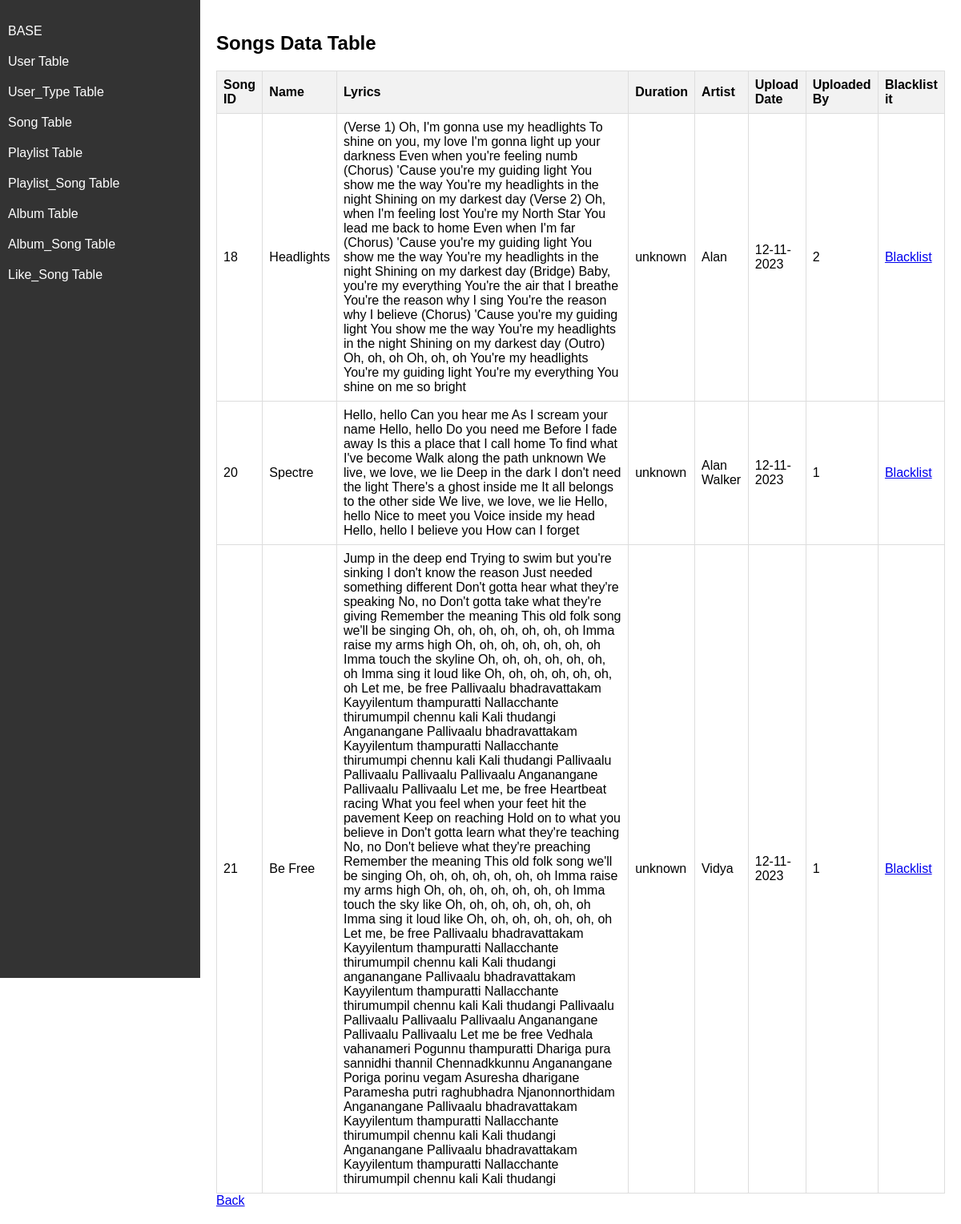
The page /admin/song on the database its author committed.
### music.py (models this page shows)
class Song(db.Model):
	__tablename__ = "song"
	song_id = db.Column(db.Integer , primary_key = True , autoincrement = True )
	name = db.Column(db.String , nullable = False )
	lyrics = db.Column(db.String)
	song_file = db.Column(db.String,nullable = False)
	duration = db.Column(db.String)
	artist = db.Column(db.String , nullable = False)
	upload_date = db.Column(db.String,nullable=False)
	uploaded_by = db.Column(db.Integer, db.ForeignKey("user.user_id"), nullable = False)

### music.py (the view)
@app.route("/admin/song")
def admin_song():
	song =  Song.query.all()
	return render_template("admin_song.html",songs=song)

### templates/admin_song.html (shortened to what this page needs)
<!DOCTYPE html>
<html lang="en">
<head>
</head>
<body>
    <div id="sidebar">
        <a href="/admin" > BASE </a>
        <a href="/admin/user" > User Table </a>
        <a href="/admin/user_type" > User_Type Table </a>
        <a href="/admin/song" > Song Table </a>
        <a href="/admin/playlist"> Playlist Table </a>
        <a href="/admin/playlist_song"> Playlist_Song Table </a>
        <a href="/admin/album"> Album Table </a>
        <a href="/admin/album_song"> Album_Song Table </a>
        <a href="/admin/like_song"> Like_Song Table </a>
    </div>
    <div id="content">
        <h2>Songs Data Table</h2>
        <table>
            <thead>
                <tr>
                    <th>Song ID</th>
                    <th>Name</th>
                    <th> Lyrics </th>
                    <th>Duration</th>
                    <th>Artist</th>
                    <th>Upload Date </th>
                    <th> Uploaded By </th>
                    <th> Blacklist it </th>
                </tr>
            </thead>
            <tbody>
                {% for song in songs%}
                <tr>
                    <td>{{ song.song_id }}</td>
                    <td>{{ song.name }}</td>
                    <td>{{ song.lyrics }}</td>
                    <td>{{ song.duration }}</td>
                    <td> {{ song.artist }} </td>
                    <td> {{ song.upload_date }} </td>
                    <td> {{ song.uploaded_by }} </td>
                    <td><a href="/admin/black_song/{{ song.song_id }}"> Blacklist </a></td>
                </tr>
                {% endfor %}
            </tbody>
        </table>
        <a href="/admin"> Back </a>
    </div>
</body>
</html>

### templates/admin_song.html (style rules this page uses)
body { font-family: Arial, sans-serif; margin: 0; padding: 0; display: flex; }
#sidebar { width: 250px; height: 150vh; background-color: #333; color: #fff; padding-top: 20px; }
#sidebar a { text-decoration: none; color: #fff; padding: 10px; display: block; transition: background-color 0.3s; }
#content { flex: 1; padding: 20px; }
table { border-collapse: collapse; width: 100%; }
th, td { border: 1px solid #dddddd; text-align: left; padding: 8px; }
th { background-color: #f2f2f2; }

### rows shown on the page
Song: song_id "18", name "Headlights", lyrics "(Verse 1) Oh, I'm gonna use my headlights To shine on you, my love I'm gonna light up your darkness Even when you're feeling numb (Chorus) 'Cause you're my guiding light You show me the way You're my headlights in the night Shining on my darkest day (Verse 2) Oh, when I'm feeling lost You're my North Star You lead me back to home Even when I'm far (Chorus) 'Cause you're my guiding light You show me the way You're my headlights in the night Shining on my darkest day (Bridge) Baby, you're my everything You're the air that I breathe You're the reason why I sing You're the reason why I believe (Chorus) 'Cause you're my guiding light You show me the way You're my headlights in the night Shining…", duration "unknown", artist "Alan", upload_date "12-11-2023", uploaded_by "2"
Song: song_id "20", name "Spectre", lyrics "Hello, hello Can you hear me As I scream your name Hello, hello Do you need me Before I fade away Is this a place that I call home To find what I've become Walk along the path unknown We live, we love, we lie Deep in the dark I don't need the light There's a ghost inside me It all belongs to the other side We live, we love, we lie Hello, hello Nice to meet you Voice inside my head Hello, hello I believe you How can I forget", duration "unknown", artist "Alan Walker", upload_date "12-11-2023", uploaded_by "1"
Song: song_id "21", name "Be Free", lyrics "Jump in the deep end Trying to swim but you're sinking I don't know the reason Just needed something different Don't gotta hear what they're speaking No, no Don't gotta take what they're giving Remember the meaning This old folk song we'll be singing Oh, oh, oh, oh, oh, oh, oh Imma raise my arms high Oh, oh, oh, oh, oh, oh, oh Imma touch the skyline Oh, oh, oh, oh, oh, oh, oh Imma sing it loud like Oh, oh, oh, oh, oh, oh, oh Let me, be free Pallivaalu bhadravattakam Kayyilentum thampuratti Nallacchante thirumumpil chennu kali Kali thudangi Anganangane Pallivaalu bhadravattakam Kayyilentum thampuratti Nallacchante thirumumpi chennu kali Kali thudangi Pallivaalu Pallivaalu Pallivaalu…", duration "unknown", artist "Vidya", upload_date "12-11-2023", uploaded_by "1"
